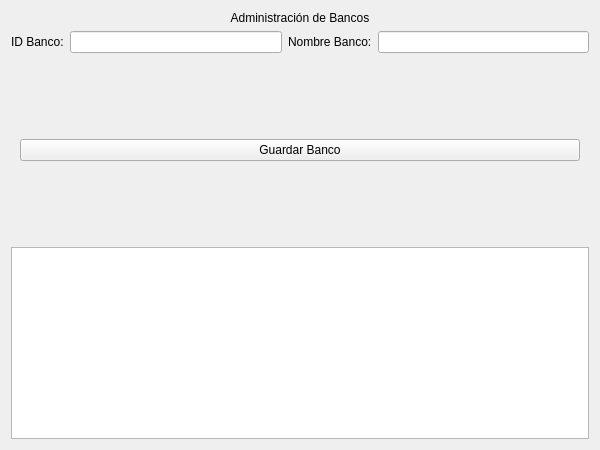
<?xml version="1.0" encoding="UTF-8"?>
<ui version="4.0">
 <class>VentanaBancos</class>
 <widget class="QWidget" name="VentanaBancos">
  <property name="geometry">
   <rect>
    <x>0</x>
    <y>0</y>
    <width>600</width>
    <height>450</height>
   </rect>
  </property>
  <property name="windowTitle">
   <string>Gestión de Bancos</string>
  </property>
  <layout class="QVBoxLayout" name="verticalLayout">
   <item>
    <widget class="QLabel" name="labelTitulo">
     <property name="text">
      <string>Administración de Bancos</string>
     </property>
     <property name="alignment">
      <set>Qt::AlignCenter</set>
     </property>
    </widget>
   </item>
   <item>
    <layout class="QHBoxLayout" name="layoutCampos">
     <item>
      <widget class="QLabel" name="labelID">
       <property name="text">
        <string>ID Banco:</string>
       </property>
      </widget>
     </item>
     <item>
      <widget class="QLineEdit" name="lineIDBanco"/>
     </item>
     <item>
      <widget class="QLabel" name="labelNombre">
       <property name="text">
        <string>Nombre Banco:</string>
       </property>
      </widget>
     </item>
     <item>
      <widget class="QLineEdit" name="lineNombreBanco"/>
     </item>
    </layout>
   </item>
   <item>
    <widget class="QStackedWidget" name="stackedCRUDBanco">
     <property name="currentIndex">
      <number>1</number>
     </property>
     <widget class="QWidget" name="pageBuscar">
      <layout class="QHBoxLayout" name="horizontalLayout_1">
       <item>
        <widget class="QPushButton" name="pBuscarBanco">
         <property name="text">
          <string>Buscar Banco</string>
         </property>
        </widget>
       </item>
      </layout>
     </widget>
     <widget class="QWidget" name="pageInsertar">
      <layout class="QHBoxLayout" name="horizontalLayout_2">
       <item>
        <widget class="QPushButton" name="pInsertarBanco">
         <property name="text">
          <string>Guardar Banco</string>
         </property>
        </widget>
       </item>
      </layout>
     </widget>
     <widget class="QWidget" name="pageActualizar">
      <layout class="QHBoxLayout" name="horizontalLayout_3">
       <item>
        <widget class="QPushButton" name="pActualizarBanco">
         <property name="text">
          <string>Actualizar Banco</string>
         </property>
        </widget>
       </item>
      </layout>
     </widget>
     <widget class="QWidget" name="pageEliminar">
      <layout class="QHBoxLayout" name="horizontalLayout_4">
       <item>
        <widget class="QPushButton" name="pEliminarBanco">
         <property name="text">
          <string>Eliminar Banco</string>
         </property>
        </widget>
       </item>
      </layout>
     </widget>
    </widget>
   </item>
   <item>
    <widget class="QTableWidget" name="VistaBancos"/>
   </item>
  </layout>
 </widget>
 <resources/>
 <connections/>
</ui>
